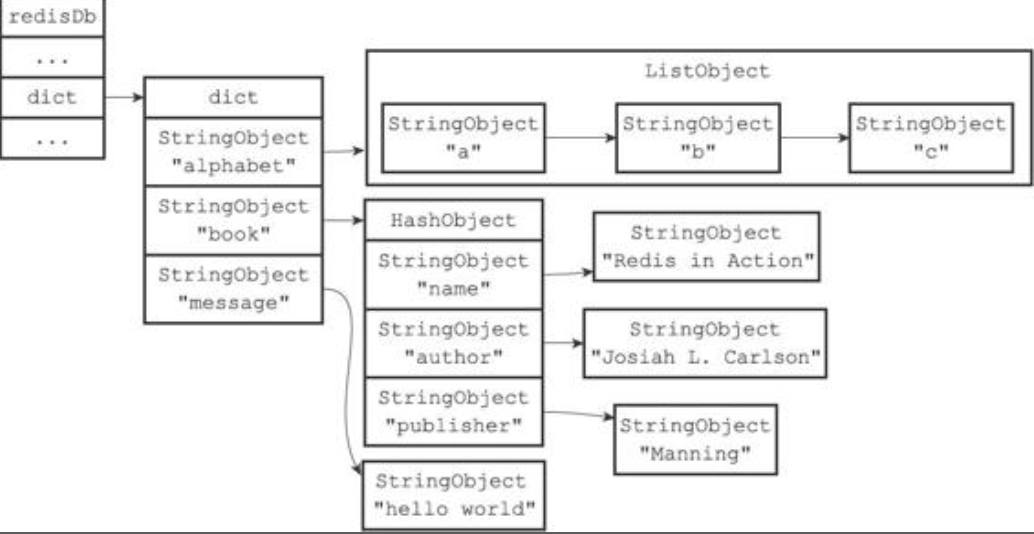
#> input picture assets/image_1627281111562_0.png, 1034 x 534 px; its folder holds 4 pictures in this run
$ python resize.py
#> lines starting #> are read from the running program, lines starting #| are printed output that depends on the picture

from PIL import Image
import os
import PIL
import glob

base_width = 712
dir = './assets/'

def resize_and_save(image_file):
#> called with image_file = 'image_1627281111562_0.png'
    full_image_path = dir + image_file
    image = Image.open(full_image_path)
#> image is the input picture: PIL image 1034x534 RGBA; mean R, G, B, A 239.7, 239.7, 239.7, 255
    width, height = image.size
#> width = 1034; height = 534
    p = base_width / float(width)
#> p = 0.689
    height_resize = int((float(height) * float(p)))
#> height_resize = 367
    image = image.resize((base_width, height_resize), PIL.Image.NEAREST)
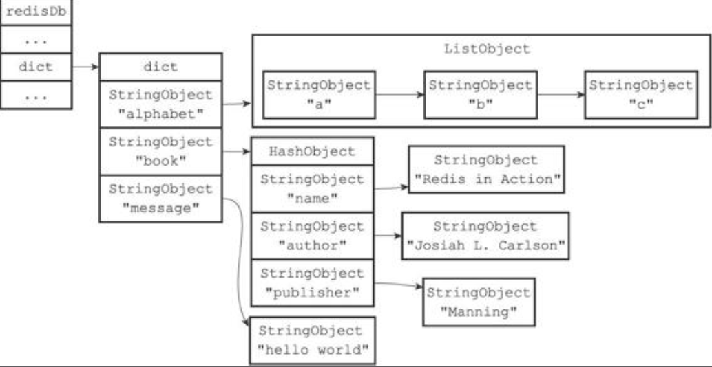
#> image: PIL image 712x367 RGBA; mean R, G, B, A 239.6, 239.6, 239.7, 255
    image.save(full_image_path, optimize=True, quality=40)

image_files = [file for file in os.listdir(dir) if file.endswith(('png'))]
for image_file in image_files:
    resize_and_save(image_file)
#> pass 2 of the loop `for image_file in image_files:`:
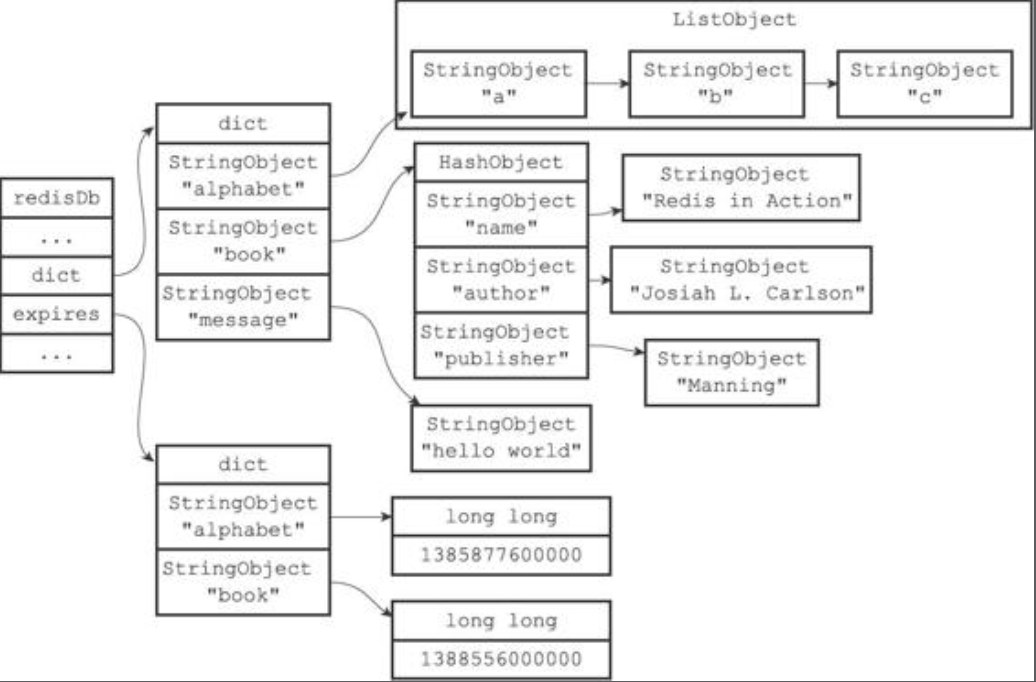
#> input picture assets/image_1627282007555_0.png, 1036 x 682 px
#> in resize_and_save, image is the input picture: PIL image 1036x682 P; mean R, G, B 239.4, 239.4, 239.5
#> in resize_and_save (call 2), `image = image.resize((base_width, height_resize), PIL.Image.NEAREST)`:
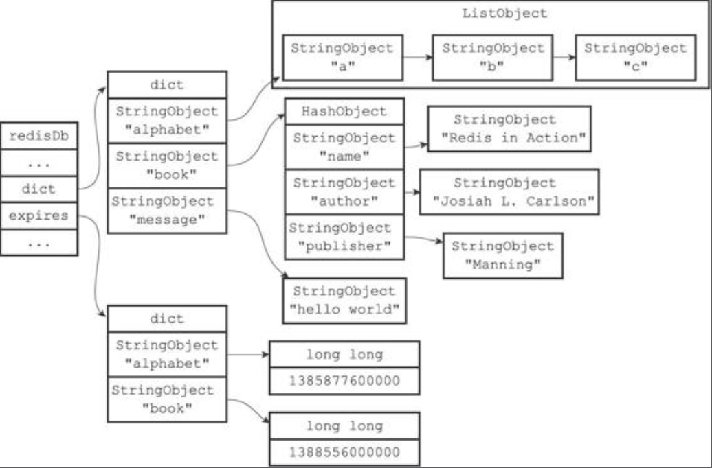
#> image: PIL image 712x468 P; mean R, G, B 239.4, 239.4, 239.4
